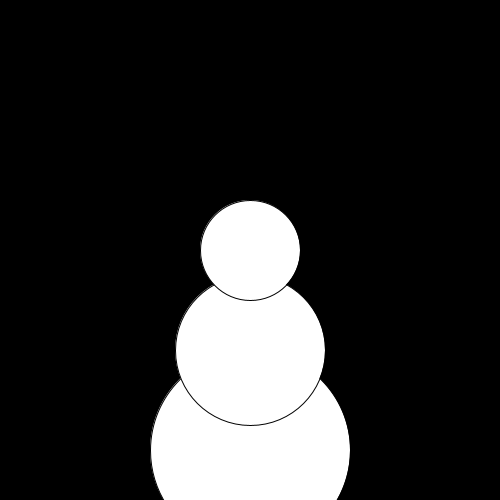
Frame 1 (no input)
Frame 60 (the mouse pressed at the canvas centre just before this capture): identical to frame 1, image omitted
Frame 120 (the mouse held since frame 60 and released just before this capture): identical to frame 1, image omitted

The Processing sketch that drew this single still picture (run headless with seeded random() and noise(); from frame 60 on, the mouse is pressed at the canvas centre):

// Processing sketch: processing_185496
// ── processing_185496.pde

// Once I have more practice with drawing I can finish this snowman

// Setup
void setup(){
 size(500, 500); 
}

void draw(){
  background(0);
  stroke(0);
  strokeWeight(1);
  drawMyEllipse(250, 450, 200, 200); 
  drawMyEllipse(250, 350, 150, 150);
  drawMyEllipse(250, 250, 100, 100);
  
}

void drawMyEllipse(int x, int y, int w, int h){
  fill(255);
  ellipse(x, y, w, h);
}
